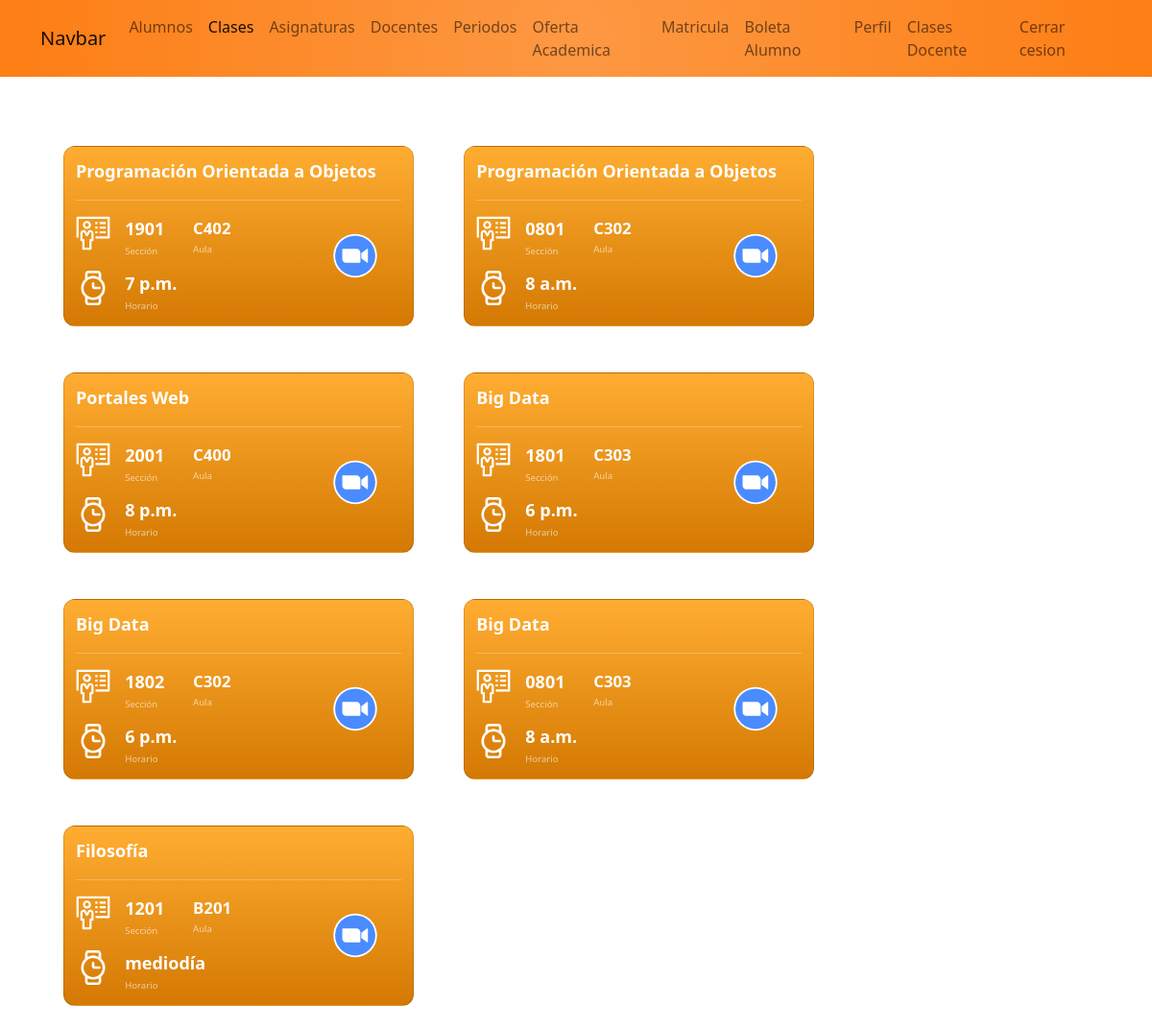
The app's page /academico/clases_matriculadas/, older data.
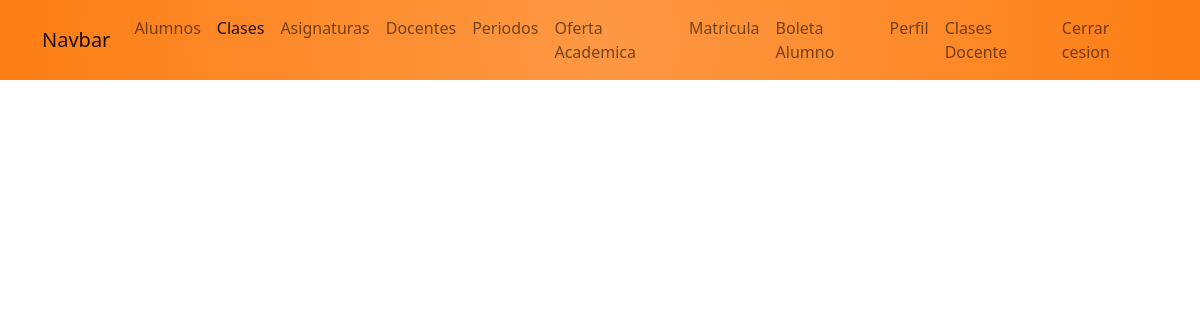
The same page, newer data.
### app_academico/models.py (models this page shows, shortened)
class Clase(models.Model):
    asignatura = models.ForeignKey(Asignatura, on_delete=models.CASCADE)
    seccion = models.CharField(max_length=4)
    hora = models.TimeField()
    duracion = models.IntegerField(default=1)
    dias = models.CharField(max_length=25)
    aula = models.CharField(max_length=20)
    cupos = models.SmallIntegerField(default=10)
    room = models.URLField(null=True, blank=True)
    fecha_inicio = models.DateField(null=True)
    fecha_finalizacion = models.DateField(null=True)
    docente = models.ForeignKey(Docente, on_delete=models.CASCADE, null=True, blank=True)
    alumnos = models.ManyToManyField(Alumno, blank=True, through='NotasClase')
    finalizada = models.BooleanField(default=False)

class Asignatura(models.Model):
    nombre = models.CharField(max_length=50)
    descripcion = models.TextField(default="Descripción pendiente")
    creditos = models.IntegerField(default=3)
    def __str__(self):
        return f'{self.nombre}'

### app_academico/views.py (the view, shortened to what this page needs)
# urls.py: path('clases_matriculadas/', views.clasesMatricula, name='clasesMatricula'),
def clasesMatricula(request):
    asignaturas = Asignatura.objects.all().order_by('nombre')
    q = request.GET.get('q')
    if q:
        clases = Clase.objects.filter(asignatura__nombre__contains=q).order_by(
            'asignatura')
    else:
        clases = Clase.objects.all().order_by('asignatura')
    ctx = {
        'activo': 'clases',
        'clases': clases,
        'asignaturas': asignaturas,
    }
    return render(request, 'academico/clasesMatriculadas.html', ctx)

### app_academico/templates/academico/clasesMatriculadas.html (shortened to what this page needs)
{% extends "base.html" %}
{% block container %}
{% if c %}
            <form action="{% url 'editar_clase' c.id %}" method="POST">
        {% else %}
            <form action="{% url 'clasesAdmin' %}" method="POST">
        {% endif %}
{% for c in clases %}
<div class="cards" id="c">
                <div class="card" id="c">
                    <div class="card-titulo" id="c">{{ c.asignatura }}</div>
                   <hr>
                    <div class="card-box">
                        <div class="card-box-datos">
                            <div class="card-box-datos-seccionaula">
                                <div class="card-box-datos-seccionaula-img"></div>
                                <div class="card-box-datos-seccionaula-seccion">
                                    <div id="c">{{ c.seccion }}</div>
                                    <span>Sección</span>
                                </div>
                                <div class="card-box-datos-seccionaula-aula">
                                    <div id="c">{{ c.aula}}</div>
                                    <span>Aula</span>
                                </div>
                            </div>
                            <div class="card-box-datos-hora">
                                <div class="card-box-datos-hora-img"></div>
                                <div class="card-box-datos-hora-hora">
                                    <div id="c">{{ c.hora }}</div>
                                    <span>Horario</span>
                                </div>
                            </div>
                        </div>
                        <div class="card-box-icono"></div>
                    </div>
                </div>
            </div>
    {% endfor %}
{% endblock %}

Row changes from the older to the newer data that the page shows:
removed Clase: asignatura "Programación Orientada a Objetos", seccion "1901", aula "C402", hora "7 p.m."
removed Clase: asignatura "Programación Orientada a Objetos", seccion "0801", aula "C302", hora "8 a.m."
removed Clase: asignatura "Portales Web", seccion "2001", aula "C400", hora "8 p.m."
removed Clase: asignatura "Big Data", seccion "1801", aula "C303", hora "6 p.m."
removed Clase: asignatura "Big Data", seccion "1802", aula "C302", hora "6 p.m."
removed Clase: asignatura "Big Data", seccion "0801", aula "C303", hora "8 a.m."
removed Clase: asignatura "Filosofía", seccion "1201", aula "B201", hora "mediodía"
